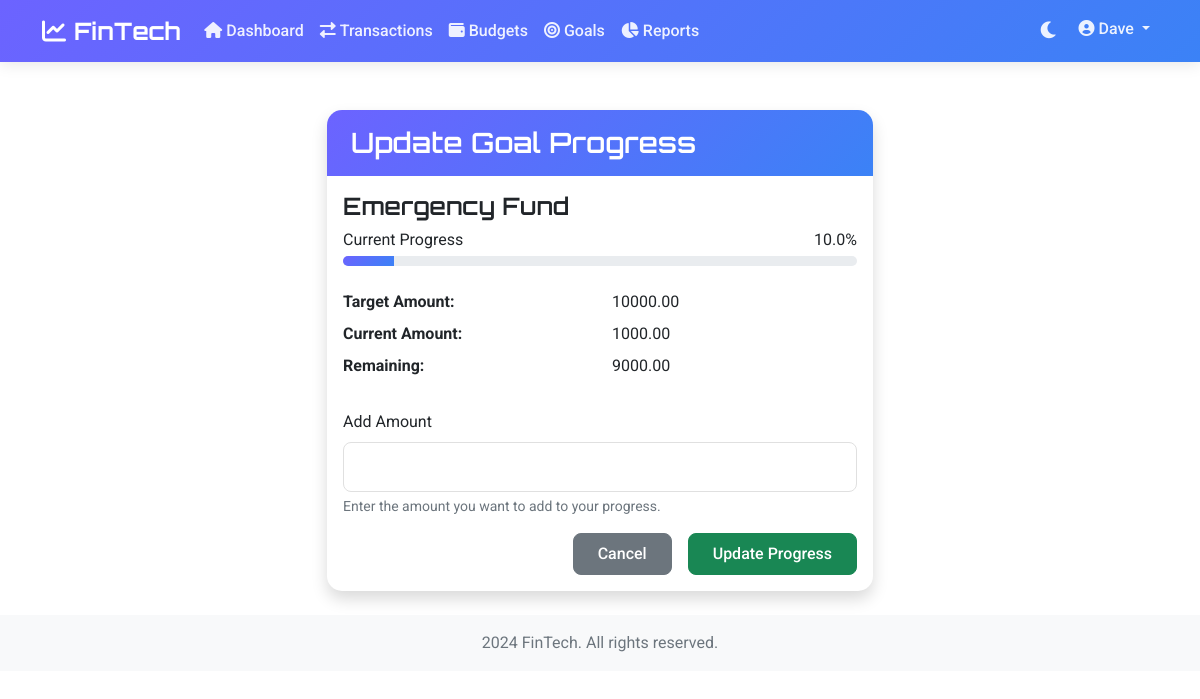
Screenshot of /goals/update-progress/2/ (signed in) with the database file from the repository.
### users/models.py (models this page shows, shortened)
class User(AbstractUser):
    currency = models.CharField(max_length=3, default='USD')
    avatar = models.ImageField(upload_to='avatars/', null=True, blank=True)

### goals/models.py (models this page shows, shortened)
class Goal(models.Model):
    user = models.ForeignKey(settings.AUTH_USER_MODEL, on_delete=models.CASCADE)
    name = models.CharField(max_length=100)
    target_amount = models.DecimalField(max_digits=10, decimal_places=2)
    current_amount = models.DecimalField(max_digits=10, decimal_places=2, default=0)
    target_date = models.DateField()
    description = models.TextField(blank=True)
    created_at = models.DateTimeField(auto_now_add=True)
    updated_at = models.DateTimeField(auto_now=True)
    completed = models.BooleanField(default=False)
    class Meta:
        ordering = ['completed', 'target_date']
    def get_progress_percentage(self):
        if self.target_amount > 0:
            return min((self.current_amount / self.target_amount) * 100, 100)
        return 0
    def get_remaining_amount(self):
        return max(self.target_amount - self.current_amount, 0)

### goals/views.py (the view, shortened to what this page needs)
# urls.py: path('update-progress/<int:pk>/', views.goal_update_progress, name='goal_update_progress'),
@login_required
def goal_update_progress(request, pk):
    goal = get_object_or_404(Goal, pk=pk, user=request.user)
    return render(request, 'goals/goal_update_progress.html', {'goal': goal})

### templates/goals/goal_update_progress.html (shortened to what this page needs)
{% extends 'base.html' %}
{% load static %}
{% load crispy_forms_tags %}
{% block content %}
<div class="container mt-4">
    <div class="row justify-content-center">
        <div class="col-md-6">
            <div class="card shadow">
                <div class="card-header">
                    <h3 class="card-title mb-0">Update Goal Progress</h3>
                </div>
                <div class="card-body">
                    <h4>{{ goal.name }}</h4>
                    <div class="mb-4">
                        <div class="d-flex justify-content-between mb-1">
                            <span>Current Progress</span>
                            <span>{{ goal.get_progress_percentage|floatformat:1 }}%</span>
                        </div>
                        <div class="progress">
                            <div class="progress-bar" role="progressbar"
                                 style="width: {{ goal.get_progress_percentage }}%"
                                 aria-valuenow="{{ goal.get_progress_percentage }}"
                                 aria-valuemin="0"
                                 aria-valuemax="100">
                            </div>
                        </div>
                    </div>
                    <dl class="row mb-4">
                        <dt class="col-sm-6">Target Amount:</dt>
                        <dd class="col-sm-6">{{ goal.target_amount }}</dd>
                        <dt class="col-sm-6">Current Amount:</dt>
                        <dd class="col-sm-6">{{ goal.current_amount }}</dd>
                        <dt class="col-sm-6">Remaining:</dt>
                        <dd class="col-sm-6">{{ goal.get_remaining_amount }}</dd>
                    </dl>
                    <form method="post">
                        <div class="mb-3">
                            <label for="amount" class="form-label">Add Amount</label>
                            <input type="number" step="0.01" min="0" class="form-control" id="amount" name="amount" required>
                            <div class="form-text">Enter the amount you want to add to your progress.</div>
                        </div>
                        <div class="d-grid gap-2 d-md-flex justify-content-md-end">
                            <a href="{% url 'goal_list' %}" class="btn btn-secondary me-md-2">Cancel</a>
                            <button type="submit" class="btn btn-success">Update Progress</button>
                        </div>
                    </form>
                </div>
            </div>
        </div>
    </div>
</div>
{% endblock %}

### templates/base.html (shortened to what this page needs)
{% load static %}
<!DOCTYPE html>
<html lang="en" data-bs-theme="light">
<head>
    <link rel="stylesheet" href="https://cdnjs.cloudflare.com/ajax/libs/font-awesome/6.0.0/css/all.min.css">
    <link href="https://cdn.jsdelivr.net/npm/bootstrap@5.1.3/dist/css/bootstrap.min.css" rel="stylesheet">
    <link rel="stylesheet" href="{% static 'css/style.css' %}">
</head>
<body>
    <nav class="navbar navbar-expand-lg navbar-dark sticky-top">
        <div class="container">
            <a class="navbar-brand" href="{% url 'dashboard' %}">
                <i class="fas fa-chart-line me-2"></i>FinTech
            </a>
            <div class="collapse navbar-collapse" id="navbarNav">
                {% if user.is_authenticated %}
                <ul class="navbar-nav me-auto">
                    <li class="nav-item">
                        <a class="nav-link" href="{% url 'dashboard' %}">
                            <i class="fas fa-home me-1"></i>Dashboard
                        </a>
                    </li>
                    <li class="nav-item">
                        <a class="nav-link" href="{% url 'transaction_list' %}">
                            <i class="fas fa-exchange-alt me-1"></i>Transactions
                        </a>
                    </li>
                    <li class="nav-item">
                        <a class="nav-link" href="{% url 'budget_list' %}">
                            <i class="fas fa-wallet me-1"></i>Budgets
                        </a>
                    </li>
                    <li class="nav-item">
                        <a class="nav-link" href="{% url 'goal_list' %}">
                            <i class="fas fa-bullseye me-1"></i>Goals
                        </a>
                    </li>
                    <li class="nav-item">
                        <a class="nav-link" href="{% url 'reports' %}">
                            <i class="fas fa-chart-pie me-1"></i>Reports
                        </a>
                    </li>
                </ul>
                <ul class="navbar-nav">
                    <li class="nav-item">
                        <button class="btn nav-link" id="themeToggle">
                            <i class="fas fa-moon me-1"></i>
                        </button>
                    </li>
                    <li class="nav-item dropdown">
                        <a class="nav-link dropdown-toggle" href="#" id="userDropdown" role="button" data-bs-toggle="dropdown">
                            <i class="fas fa-user-circle me-1"></i>{{ user.username }}
                        </a>
                    </li>
                </ul>
                {% endif %}
            </div>
        </div>
    </nav>
    <main class="py-4">
        {% block content %}{% endblock %}
    </main>
    <footer class="footer mt-auto py-3 bg-light">
        <div class="container text-center">
            <span class="text-muted"> 2024 FinTech. All rights reserved.</span>
        </div>
    </footer>
</body>
</html>

### static/css/style.css (style rules this page uses)
:root { --primary-color: #6c63ff; --secondary-color: #4CAF50; --dark-color: #2c3e50; --light-color: #f8f9fa; --gradient: linear-gradient(135deg, #6c63ff 0%, #3b82f6 100%); }
body { font-family: 'Roboto', sans-serif; background: var(--bs-body-bg, #f4f6f9); color: var(--bs-body-color, var(--dark-color)); }
h1, h2, h3, h4, h5, h6 { font-family: 'Orbitron', sans-serif; font-weight: 600; }
.navbar { background: var(--gradient); backdrop-filter: blur(10px); box-shadow: 0 2px 15px rgba(0, 0, 0, 0.1); }
.navbar-brand { font-family: 'Orbitron', sans-serif; font-weight: 700; font-size: 1.5rem; color: white !important; }
.nav-link { font-weight: 500; color: rgba(255, 255, 255, 0.9) !important; transition: all 0.3s ease; }
#themeToggle { background: transparent; border: none; padding: 0.5rem; font-size: 1.2rem; color: rgba(255, 255, 255, 0.9) !important; transition: all 0.3s ease; }
.card { border: none; border-radius: 15px; box-shadow: 0 4px 25px rgba(0, 0, 0, 0.05); transition: all 0.3s ease; background: var(--bs-tertiary-bg, white); overflow: hidden; }
.card-header { background: var(--gradient); color: white; border-bottom: none; padding: 1rem 1.5rem; }
.btn { border-radius: 8px; padding: 0.5rem 1.5rem; font-weight: 500; transition: all 0.3s ease; }
.progress { height: 10px; border-radius: 5px; background-color: var(--bs-tertiary-bg, #e9ecef); overflow: hidden; }
.progress-bar { background: var(--gradient); transition: width 0.6s ease; }
.form-control { border-radius: 8px; border: 1px solid var(--bs-tertiary-bg, #e0e0e0); padding: 0.75rem 1rem; transition: all 0.3s ease; background: var(--bs-tertiary-bg, white); color: var(--bs-body-color, var(--dark-color)); }
.footer { background: var(--bs-tertiary-bg, var(--light-color)) !important; }
.text-muted { color: var(--bs-tertiary-color, #6c757d) !important; }

### rows the page displays
User: username "Dave"
Goal: name "Emergency Fund", get_progress_percentage "10.0", target_amount "10000.00", current_amount "1000.00", get_remaining_amount "9000.00"
